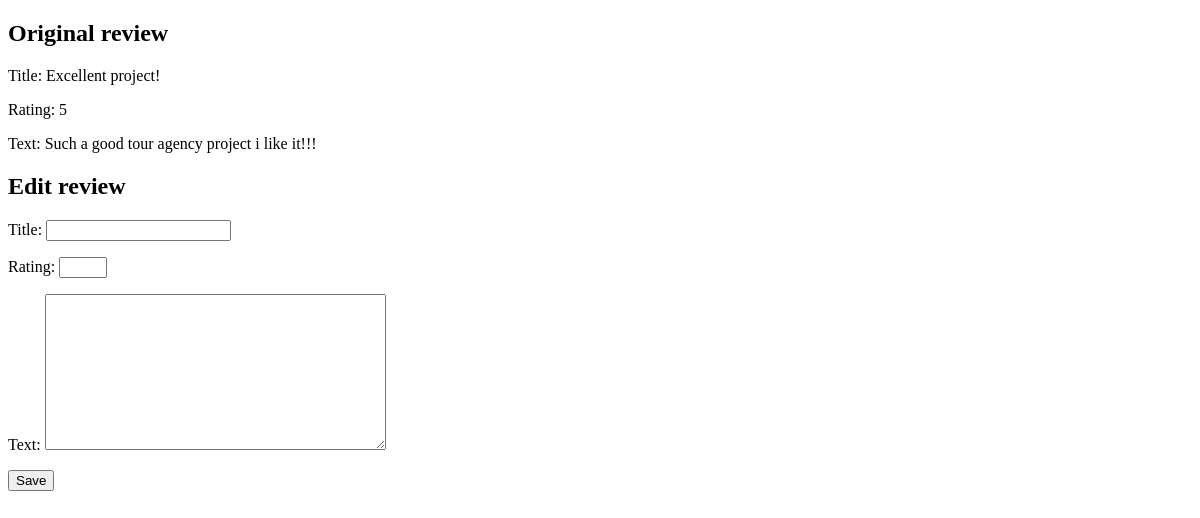
Page /user/1/review/1/ (signed in) on the earlier database version.
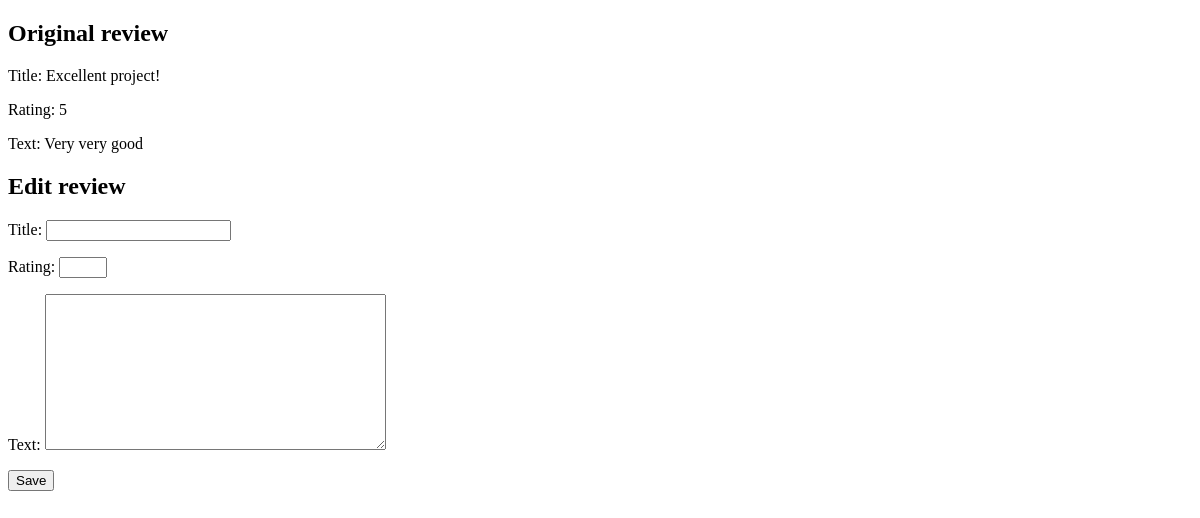
Same page on the later database version.
### touragency/models.py (models this page shows)
class Review(models.Model):
    title = models.CharField(max_length=100)
    rating = models.IntegerField()
    text = models.TextField()
    date = models.DateField(auto_now_add=True)
    user = models.ForeignKey(User, related_name="reviews", on_delete=models.CASCADE)

### touragency/views.py (the view, shortened to what this page needs)
# urls.py: path('user/<int:pk>/review/<int:jk>/', views.ReviewEditView.as_view(), name='edit_review'),
class ReviewEditView(View):
    def get(self, request, pk, jk, *args, **kwargs):
        if request.user.is_authenticated and request.user.id==pk and Review.objects.filter(user_id=pk, id=jk).exists():
            review = Review.objects.filter(user_id=pk, id=jk).first()
            form = ReviewForm()
            return render(request, 'review_edit_form.html', {'form': form, 'review': review})
        return HttpResponseNotFound("Page not found")

### touragency/forms.py
class ReviewForm(forms.ModelForm):
    rating = forms.IntegerField(min_value=1, max_value=5)
    class Meta:
        model = Review
        fields = ['title', 'rating','text']

### touragency/templates/review_edit_form.html (shortened to what this page needs)
<!DOCTYPE html>
<html lang="en">
<head>
</head>
<body>
    <h2>Original review</h2>
    <p>Title: {{ review.title }}</p>
    <p>Rating: {{ review.rating }}</p>
    <p>Text: {{ review.text }}</p>
    <h2>Edit review</h2>
    {% if form %}
    <form method="post">
        {{ form.as_p }}
        <input type="submit" value="Save">
    </form>
    {% endif %}
</body>
</html>

Differences in the rows shown:
changed Review "Excellent project!": text "Such a good tour agency project i like it!!!" → "Very very good"
